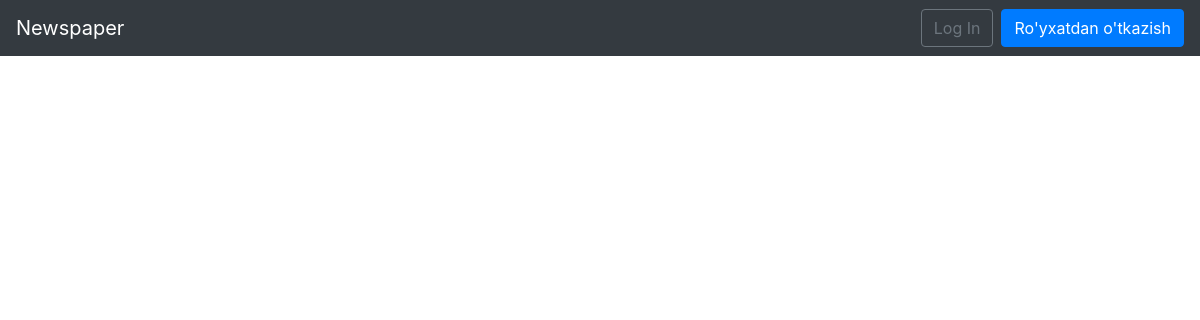
/, run on an earlier commit of the app's database.
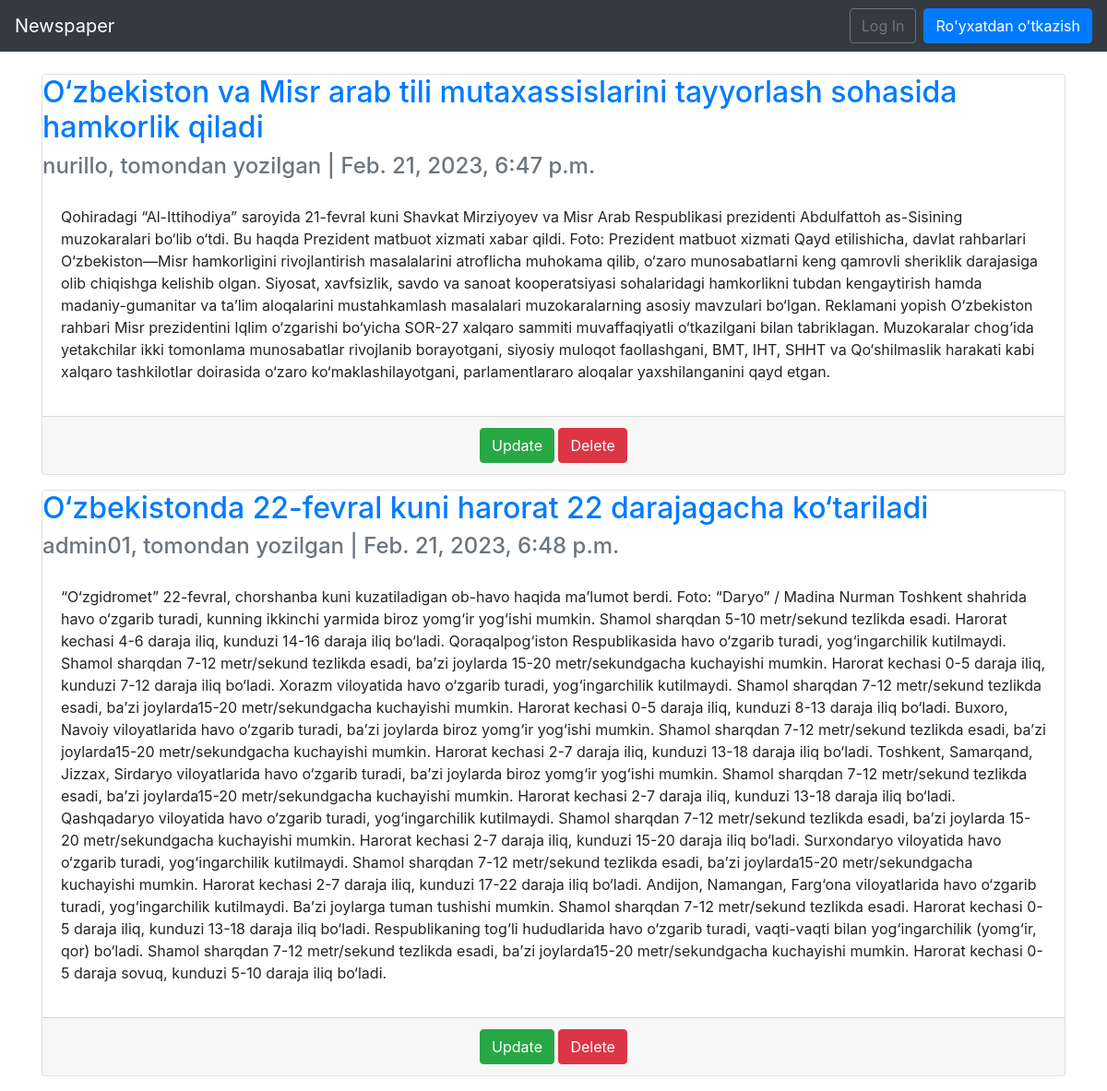
And on a later commit of the database.
### articles/models.py (models this page shows, shortened)
class Article(models.Model):
    author = models.ForeignKey(
        get_user_model(),
        on_delete=models.CASCADE,
    )
    title = models.CharField(max_length=255)
    body = models.TextField()
    image = models.ImageField(upload_to='images',
                              blank=True)
    date = models.DateTimeField(auto_now_add=True)

### users/models.py (models this page shows)
class CustomUser(AbstractUser):
    firstname = models.CharField(max_length=50)
    lastname = models.CharField(max_length=100)
    email = models.EmailField(max_length=100)
    age = models.PositiveIntegerField(null=True, blank=True)
    address = models.CharField(max_length=200)
    phone = models.CharField(max_length=20)
    job = models.CharField(max_length=50)

### articles/views.py (the view)
# urls.py: path('', ArticleListView.as_view(), name='article_list'),
class ArticleListView(ListView):
    model = Article
    template_name = 'article_list.html'

### templates/article_list.html
{% extends 'base.html'%} {%block title%} Articles {%endblock%} {%block content%} {% for i in object_list%}
<div class="card mb-3">
    <div class="card_header">
        <span class="font-weight-bold">
        <h2>
            <a href="{%url 'article_detail' i.pk%}" class="text-justify">
                {{i.title}}
            </a>
        </h2>
       </span>
        <span class="text-muted">
        <h4>
            {{i.author}}, tomondan yozilgan | {{i.date}}
        </h4>
       </span>
    </div>
    <div class="card-body">
        <p>
            {{i.body}}
        </p>
    </div>
    <div class="card-footer text-center text-muted">
        <a href="{%url 'article_update' i.pk%}" class="btn btn-success">Update</a> <a href="{%url 'article_delete' i.pk%}" class="btn btn-danger">Delete</a>
    </div>
</div>
{%endfor%} {%endblock%}

### templates/base.html (shortened to what this page needs)
<!DOCTYPE html>
<html lang="en">
<head>
    <link rel="stylesheet" href="https://cdn.jsdelivr.net/npm/bootstrap@4.0.0/dist/css/bootstrap.min.css">
</head>
<body>
    <header>
        <nav class="navbar navbar-expand-md navbar-dark bg-dark mb-4">
            <a class="navbar-brand" href="{% url 'article_list' %}">Newspaper</a>
            <div class="collapse navbar-collapse" id="navbarCollapse">
                {% if user.is_authenticated %}
                <ul class="navbar-nav ml-auto">
                    <li class="nav-item">
                        <a class="nav-link dropdown-toggle" href="#" id="userMenu" data-toggle="dropdown" aria-haspopup="true" aria-expanded="false">
            {{ user.username }}
            </a>
                        <div class="dropdown-menu dropdown-menu-right" aria-labelledby="userMenu">
                            <a href="{%url 'article_new'%}" class="dropdown-item">New article</a>
                            <div class="dropdown-divider"></div>
                            <a class="dropdown-item" href="{% url 'password_change'%}">Change password</a>
                            <div class="dropdown-divider"></div>
                            <a class="dropdown-item" href="{% url 'logout' %}">
            Log Out</a>
                        </div>
                    </li>
                </ul>
                {% else %}
                <form class="form-inline ml-auto">
                    <a href="{% url 'login' %}" class="btn btn-outline-secondary">
            Log In</a>
                    <a href="{% url 'signup' %}" class="btn btn-primary ml-2">
            Ro'yxatdan o'tkazish</a>
                </form>
                {% endif %}
            </div>
        </nav>
        <div class="container">
            {% block content %} {% endblock content %}
        </div>
    </header>
</body>
</html>

What changed in the data, as far as the page shows it:
added Article: title "O‘zbekiston va Misr arab tili mutaxassislarini tayyorlash sohasida hamkorlik qiladi", author "nurillo", date "Feb. 21, 2023, 6:47 p.m.", body "Qohiradagi “Al-Ittihodiya” saroyida 21-fevral kuni Shavkat Mirziyoyev va Misr Arab Respublikasi prezidenti Abdulfattoh as-Sisining muzokaralari bo‘lib o‘tdi. Bu haqda Prezident matbuot xizmati xabar qildi. Foto: Prezident matbuot xizmati Qayd etilishicha, davlat rahbarlari O‘zbekiston—Misr hamkorligini rivojlantirish masalalarini atroflicha muhokama qilib, o‘zaro munosabatlarni keng qamrovli sheriklik darajasiga olib chiqishga kelishib olgan. Siyosat, xavfsizlik, savdo va sanoat kooperatsiyasi sohalaridagi hamkorlikni tubdan kengaytirish hamda madaniy-gumanitar va ta’lim aloqalarini mustahkamlash masalalari muzokaralarning asosiy mavzulari bo‘lgan. Reklamani yopish O‘zbekiston rahbari Misr…"
added Article: title "O‘zbekistonda 22-fevral kuni harorat 22 darajagacha ko‘tariladi", author "admin01", date "Feb. 21, 2023, 6:48 p.m.", body "“O‘zgidromet” 22-fevral, chorshanba kuni kuzatiladigan ob-havo haqida ma’lumot berdi. Foto: “Daryo” / Madina Nurman Toshkent shahrida havo o‘zgarib turadi, kunning ikkinchi yarmida biroz yomg‘ir yog‘ishi mumkin. Shamol sharqdan 5-10 metr/sekund tezlikda esadi. Harorat kechasi 4-6 daraja iliq, kunduzi 14-16 daraja iliq bo‘ladi. Qoraqalpog‘iston Respublikasida havo o‘zgarib turadi, yog‘ingarchilik kutilmaydi. Shamol sharqdan 7-12 metr/sekund tezlikda esadi, baʼzi joylarda 15-20 metr/sekundgacha kuchayishi mumkin. Harorat kechasi 0-5 daraja iliq, kunduzi 7-12 daraja iliq bo‘ladi. Xorazm viloyatida havo o‘zgarib turadi, yog‘ingarchilik kutilmaydi. Shamol sharqdan 7-12 metr/sekund tezlikda…"
